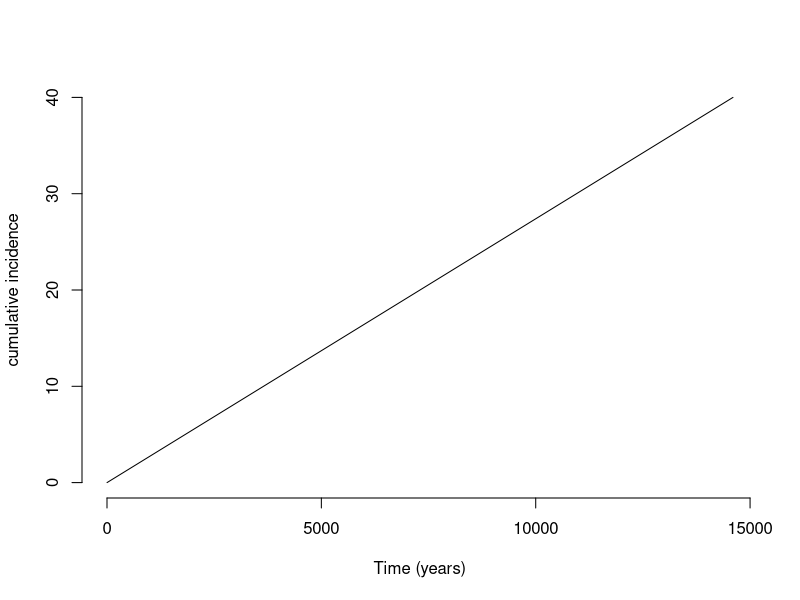
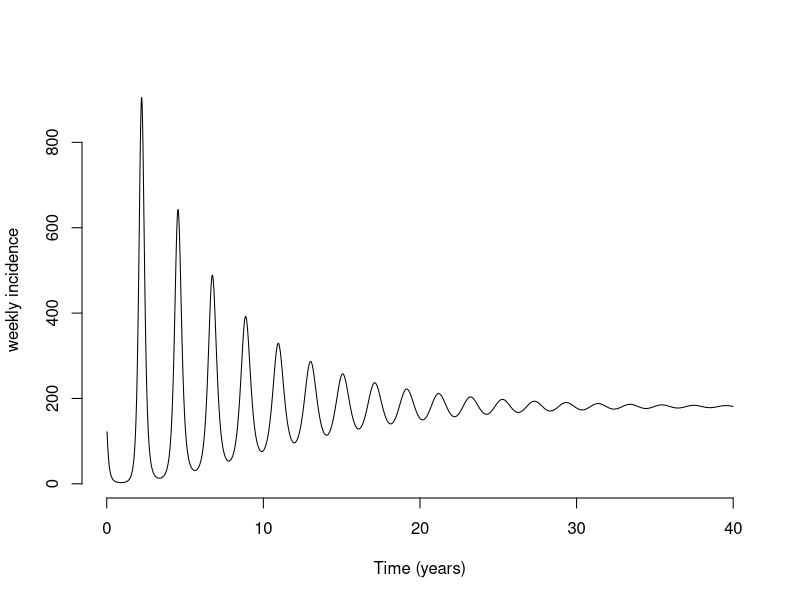
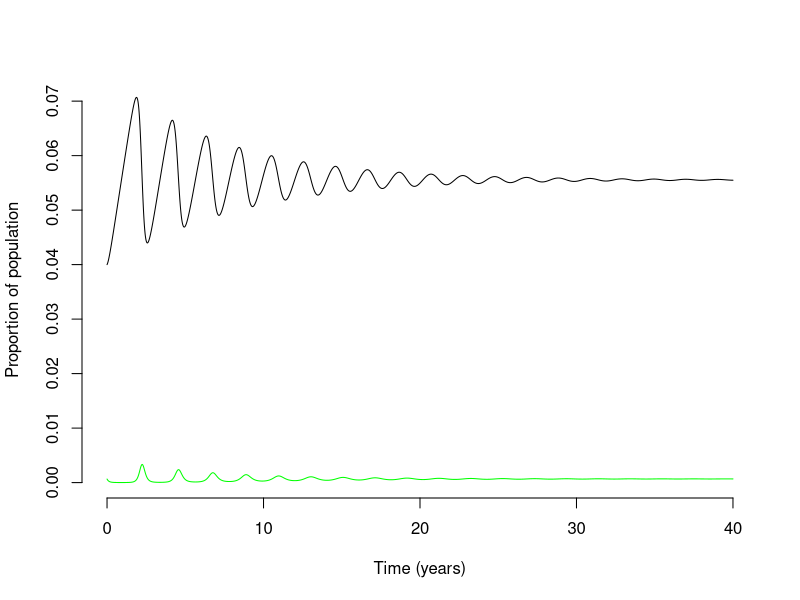
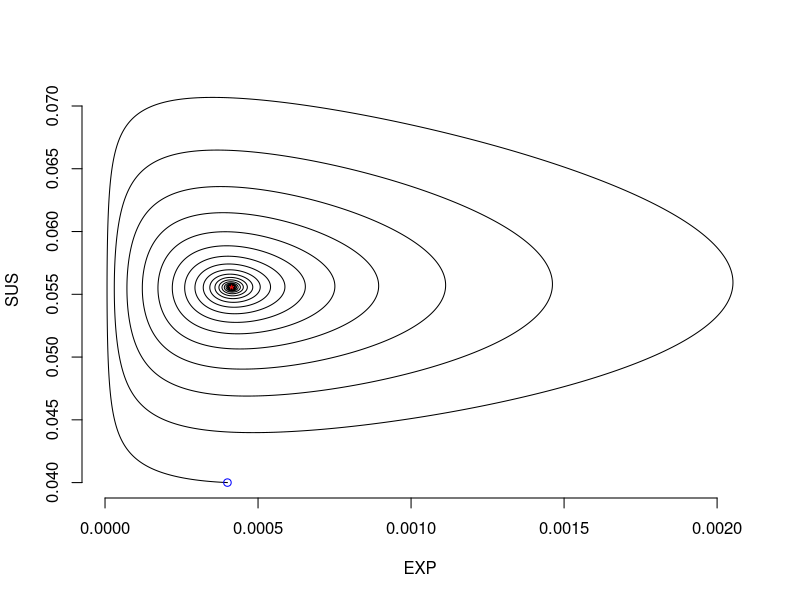
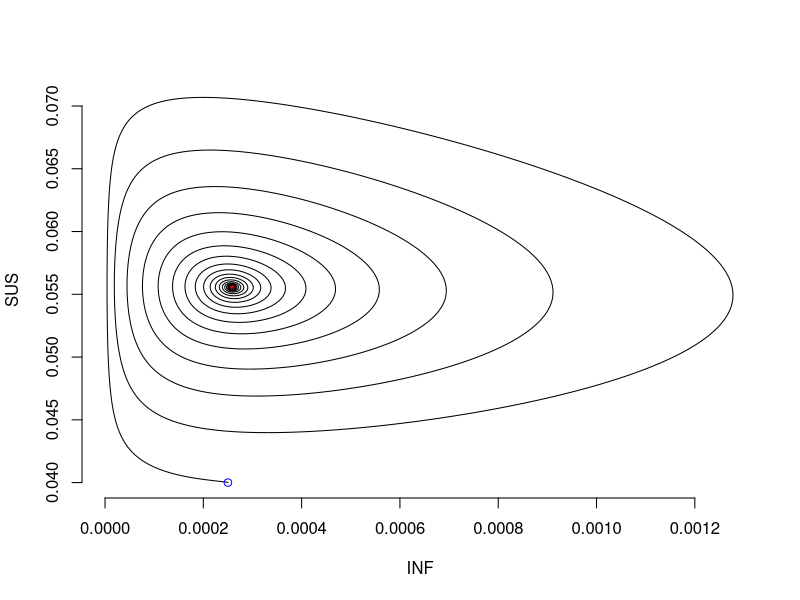

Write R code to recreate these figures, in order.
# seir.R
# JRCP 06.05.09
# Updated for 2012
#
# NOTE: The model and parameters used in this tutorial modified from:
#
# Earn et al. 2000 A Simple Model for Complex Dynamical Transitions in Epidemics.
# Science 287: 667-670.

beta.calc <- function(Ro,mu=0.02/365.25,sigma=1/8,gamma=1/5){
  Ro/((sigma/(mu+sigma))*(1/(mu+gamma)))
}

S.star <- function(beta,N,mu=0.02/365.25,sigma=1/8,gamma=1/5){
  N*((mu+sigma)/beta)*((mu+gamma)/sigma)
}
E.star <- function(beta,N,mu=0.02/365.25,sigma=1/8,gamma=1/5){
  mu*(N-S.star(beta,N,mu,sigma,gamma))/(mu+sigma)
}
I.star <- function(beta,N,mu=0.02/365.25,sigma=1/8,gamma=1/5){
  (sigma/(mu+gamma))*E.star(beta,N,mu,sigma,gamma)
}
R.star <- function(beta,N,mu=0.02/365.25,sigma=1/8,gamma=1/5){
  (gamma/mu)*I.star(beta,N,mu,sigma,gamma)
}

N0 <- 500000

S.star(beta.calc(13),N0)+E.star(beta.calc(13),N0)+I.star(beta.calc(13),N0)+R.star(beta.calc(13),N0)

S.star(beta.calc(18),N0)
E.star(beta.calc(18),N0)
I.star(beta.calc(18),N0)
R.star(beta.calc(18),N0)

E.star(beta.calc(13),N0)+I.star(beta.calc(13),N0)

E.star(beta.calc(18),300000)+I.star(beta.calc(18),300000)

E.star(beta.calc(13),7200)+I.star(beta.calc(13),7200)
E.star(beta.calc(18),7200)+I.star(beta.calc(18),7200)

## NOTE: The rest of the script is used for the BONUS question.
## You are encouraged to continue commenting the script below this
## line but you should first complete benchmark questions 3 and
## 4 to ensure that you have mastered the script up to this point.

library(deSolve)

seir <- function(t,y,params){
	S <- y[1]
	E <- y[2]
	I <- y[3]
	R <- y[4]
        CI <- y[5]
	
	beta <- params["beta"]
	N <- params["N"]
	mu <- params["mu"]
	sigma <- params["sigma"]
	gamma <- params["gamma"]
	nu <- mu*N

        newInfecteds <- beta*S*I/N
	dSdt <- nu-newInfecteds-mu*S
	dEdt <- newInfecteds-mu*E-sigma*E
	dIdt <- sigma*E-mu*I-gamma*I
	dRdt <- gamma*I-mu*R
        dCIt <- newInfecteds
		
	return(list(c(dSdt,dEdt,dIdt,dRdt, dCIt)))
}

## Note that N0 is defined earlier in the script as 500,000.

param.vals <- c(
  beta=beta.calc(18),
  N=N0,
  mu=.02/365.25,
  sigma=1/8,
  gamma=1/5
)

times <- seq(0,40*365,1)

S0 <- 20000
E0 <- 200
I0 <- 125
CI0 <- 0

## Stop and think about this. What is the level of immunity in
## the population for these initial conditions and a population
## size N0?

init <- c(sus=S0,exp=E0,inf=I0,rec=N0-S0-E0-I0, cumInc=0)

tc <- data.frame(lsoda(init,times,seir,param.vals))


## cumulative incidence
plot(tc$time/365,tc$CI0,type="l",xlab="Time (years)",ylab="cumulative incidence",bty="n")

calcIncidence <- function(tc, everyDays = 7) {
    weekTimes <- tc$time[tc$time %%7 ==0]
    cumIncAtWeeks <- tc[tc$time %in% weekTimes, 'cumInc']
    weeklyIncidence <- diff(cumIncAtWeeks)
    
    incDat <- data.frame(time = weekTimes[-1], incidence = weeklyIncidence)
    return(incDat)
}

incDat <- calcIncidence(tc, everyDays = 7)
head(incDat,50)
## plot incidence
plot(incDat$time/365, incDat$incidence, type="l",xlab="Time (years)",ylab="weekly incidence",bty="n")


plot(tc$time/365,tc$sus/N0,type="l",xlab="Time (years)",ylab="Proportion of population",bty="n",ylim=c(0,max(tc$sus/N0)))
text(50,1.1*S.star(beta.calc(18),N0)/N0,"S(t)")
lines(tc$time/365,(tc$exp+tc$inf)/N0,col="green")
text(50,0.2*S.star(beta.calc(18),N0)/N0,"E(t)+I(t)",col="green")

plot(tc$exp/N0,tc$sus/N0,type="l",xlab="EXP",ylab="SUS",bty="n")
points(E.star(beta.calc(18),N0)/N0,S.star(beta.calc(18),N0)/N0,pch="*",col="red")
points(E0/N0,S0/N0,col="blue")

plot(tc$inf/N0,tc$sus/N0,type="l",xlab="INF",ylab="SUS",bty="n")
points(I.star(beta.calc(18),N0)/N0,S.star(beta.calc(18),N0)/N0,pch="*",col="red")
points(I0/N0,S0/N0,col="blue")
